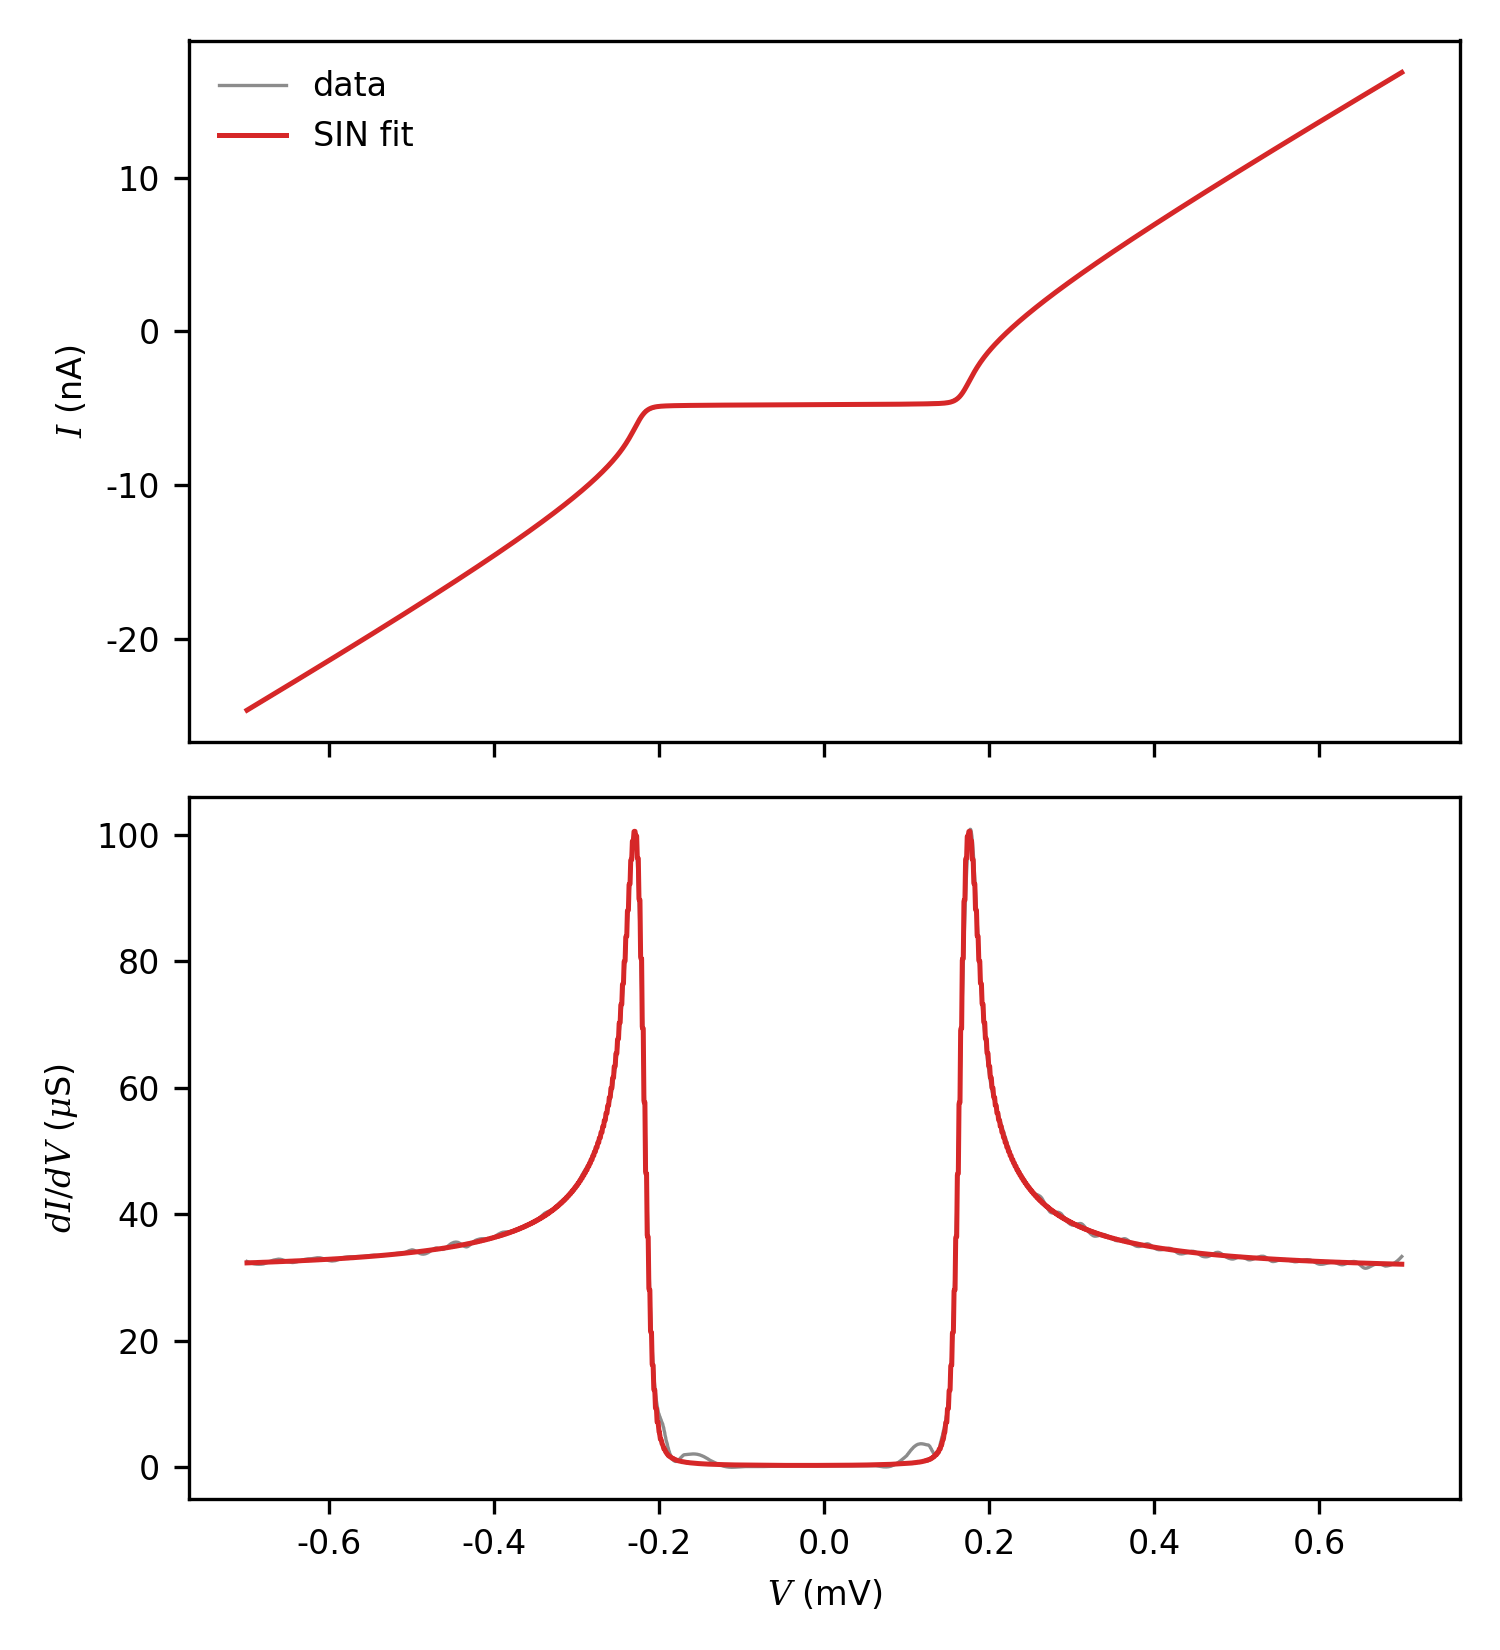

Reproduce this figure in Python.
# init
import sys
from pathlib import Path

import matplotlib.pyplot as plt
import numpy as np
import superconductivity.api as sc
from nptdms import TdmsFile
from scipy.ndimage import gaussian_filter1d
from scipy.optimize import least_squares
from scipy.signal import savgol_filter
from superconductivity.models.bcs.backend import E0_meV
from superconductivity.models.bcs.backend.np import convolution_np
from superconductivity.utilities.functions.upsampling import upsample

# get data single-iv tb
file = "/Users/oliver/Documents/measurement data/SSET/22 02b Scheer2/36_9 - unbroken/SCGateMap.tdms"
key = "2022-02-17 20:45:50 G3.60mV"
nu_sample_Hz, amp, rref = 5000.0, (2000.0, 500.0), 102000.0
dt_sample_s = 0.00019999999999999998
nu_downsample_Hz = 43.0
dt_downsample_s = 1 / nu_downsample_Hz

sweep = (25_000, 75_000)

Vbias0_mV = np.linspace(-0.7, 0.7, 3501)

with TdmsFile.open(file) as f:
    sample_V = f[key]["Sample"].as_dataframe()
    reference_V = f[key]["Reference"].as_dataframe()
    sample_V = sample_V.values
    reference_V = reference_V.values

sample_V = sample_V[sweep[0] : sweep[1], 0]
reference_V = reference_V[sweep[0] : sweep[1], 0]
time_s = np.arange(len(sample_V)) * dt_sample_s

nu_time_s = np.arange(0, np.max(time_s), dt_downsample_s)
nu_sample_V = sc.bin_y_over_x(sample_V, time_s, nu_time_s)
nu_reference_V = sc.bin_y_over_x(reference_V, time_s, nu_time_s)

v_mV = nu_sample_V * 1e3 / amp[0]
i_nA = nu_reference_V * 1e9 / (amp[1] * rref)
valid = np.logical_and(np.isfinite(v_mV), np.isfinite(i_nA))
i_nA, v_mV = upsample(i_nA[valid]), upsample(v_mV[valid])
Iexp0_nA = sc.bin_y_over_x(i_nA, v_mV, Vbias0_mV)


# %% SIN model and fit
# Start with thermal and Dynes rounding only. Set this to True to test an
# additional Gaussian voltage-noise width; it is deliberately disabled in the
# default fit because T, gamma, and sigma_V are strongly correlated.
FIT_SIGMA_V = False


def simulate_sin_current_nA(
    V_mV: np.ndarray,
    G_T_uS: float = 61.7631,
    T_K: float = 0.0681028,
    Delta_meV: float = 0.196106,
    gamma_meV: float = 0.000861382,
    V0_uV: float = -4.55651,
    I0_nA: float = -0.216369,
    sigmaV_uV: float = 0.0,
) -> np.ndarray:
    """Simulate a Dynes-broadened SIN tunnel-junction current.

    Parameters
    ----------
    V_mV:
        Junction voltage in millivolts. The grid must be increasing.
    G_T_uS:
        Normal-state tunnel conductance in microsiemens.
    T_K:
        Common electron temperature of the normal and superconducting leads.
    Delta_meV:
        Zero-temperature superconducting gap in millielectronvolts.
    gamma_meV:
        Dynes broadening in millielectronvolts.
    V0_uV, I0_nA:
        Voltage and current offsets in microvolts and nanoamperes.
    sigmaV_uV:
        Optional RMS Gaussian voltage noise in microvolts.

    Returns
    -------
    numpy.ndarray
        SIN current in nanoamperes.
    """
    voltage_mV = np.asarray(V_mV, dtype=np.float64)
    if voltage_mV.ndim != 1 or np.any(np.diff(voltage_mV) <= 0.0):
        raise ValueError("V_mV must be a strictly increasing 1D array.")

    effective_voltage_mV = voltage_mV - V0_uV * 1e-3
    current_per_conductance_mV = convolution_np(
        effective_voltage_mV,
        E0_meV,
        T1_K=T_K,
        T2_K=T_K,
        Delta1_meV=0.0,
        Delta2_meV=Delta_meV,
        gamma1_meV=0.0,
        gamma2_meV=gamma_meV,
    )
    current_nA = G_T_uS * current_per_conductance_mV

    if sigmaV_uV > 0.0:
        voltage_step_uV = 1e3 * float(np.median(np.diff(voltage_mV)))
        current_nA = gaussian_filter1d(
            current_nA,
            sigma=sigmaV_uV / voltage_step_uV,
            mode="nearest",
        )
    return np.asarray(current_nA + I0_nA, dtype=np.float64)


def _sin_fit_model(parameters: np.ndarray, voltage_mV: np.ndarray) -> np.ndarray:
    """Evaluate the SIN model with log coordinates for positive parameters."""
    log_G, log_T, Delta_meV, log_gamma, V0_uV, I0_nA = parameters[:6]
    sigmaV_uV = float(np.exp(parameters[6])) if FIT_SIGMA_V else 0.0
    return simulate_sin_current_nA(
        voltage_mV,
        G_T_uS=np.exp(log_G),
        T_K=np.exp(log_T),
        Delta_meV=Delta_meV,
        gamma_meV=np.exp(log_gamma),
        V0_uV=V0_uV,
        I0_nA=I0_nA,
        sigmaV_uV=sigmaV_uV,
    )


fit_mask = np.isfinite(Vbias0_mV) & np.isfinite(Iexp0_nA) & (np.abs(Vbias0_mV) <= 0.65)
Vfit_mV = Vbias0_mV[fit_mask]
Ifit_nA = Iexp0_nA[fit_mask]

# A uniform subsample is sufficient for the smooth nonlinear optimization;
# the reported RMSE and plotted model use every measured point.
fit_stride = 4
Vopt_mV = Vfit_mV[::fit_stride]
Iopt_nA = Ifit_nA[::fit_stride]

initial = np.array(
    [
        np.log(60.0),
        np.log(0.10),
        0.18,
        np.log(0.002),
        0.0,
        0.0,
    ]
)
lower = np.array(
    [
        np.log(1.0),
        np.log(0.010),
        0.10,
        np.log(1e-5),
        -30.0,
        -5.0,
    ]
)
upper = np.array(
    [
        np.log(200.0),
        np.log(1.0),
        0.30,
        np.log(0.05),
        30.0,
        5.0,
    ]
)
if FIT_SIGMA_V:
    initial = np.append(initial, np.log(2.0))
    lower = np.append(lower, np.log(0.05))
    upper = np.append(upper, np.log(50.0))

fit_result = least_squares(
    lambda parameters: _sin_fit_model(parameters, Vopt_mV) - Iopt_nA,
    initial,
    bounds=(lower, upper),
    loss="soft_l1",
    f_scale=0.05,
    x_scale="jac",
    max_nfev=500,
)

G_T_uS = float(np.exp(fit_result.x[0]))
T_K = float(np.exp(fit_result.x[1]))
Delta_meV = float(fit_result.x[2])
gamma_meV = float(np.exp(fit_result.x[3]))
V0_uV = float(fit_result.x[4])
I0_nA = float(fit_result.x[5])
sigmaV_uV = float(np.exp(fit_result.x[6])) if FIT_SIGMA_V else 0.0
Imodel_nA = _sin_fit_model(fit_result.x, Vfit_mV)
fit_rmse_nA = float(np.sqrt(np.mean((Imodel_nA - Ifit_nA) ** 2)))

degrees_of_freedom = max(1, fit_result.fun.size - fit_result.x.size)
residual_variance_nA2 = float(fit_result.fun @ fit_result.fun) / degrees_of_freedom
covariance = residual_variance_nA2 * np.linalg.pinv(fit_result.jac.T @ fit_result.jac)
parameter_std = np.sqrt(np.maximum(np.diag(covariance), 0.0))

G_T_std_uS = G_T_uS * parameter_std[0]
T_std_K = T_K * parameter_std[1]
Delta_std_meV = parameter_std[2]
gamma_std_meV = gamma_meV * parameter_std[3]
V0_std_uV = parameter_std[4]
I0_std_nA = parameter_std[5]
G_T_G0 = G_T_uS / sc.G0_muS
G_T_G0_std = G_T_std_uS / sc.G0_muS
R_T_kOhm = 1e3 / G_T_uS
R_T_std_kOhm = R_T_kOhm * G_T_std_uS / G_T_uS

print(
    "SIN fit (approximate 1-sigma statistical uncertainties):\n"
    f"G_T_uS     = {G_T_uS:.6g} +/- {G_T_std_uS:.2g}\n"
    f"G_T_G0     = {G_T_G0:.6g} +/- {G_T_G0_std:.2g}\n"
    f"R_T_kOhm   = {R_T_kOhm:.6g} +/- {R_T_std_kOhm:.2g}\n"
    f"T_mK       = {1e3 * T_K:.6g} +/- {1e3 * T_std_K:.2g}\n"
    f"Delta_ueV  = {1e3 * Delta_meV:.6g} +/- {1e3 * Delta_std_meV:.2g}\n"
    f"gamma_ueV  = {1e3 * gamma_meV:.6g} +/- {1e3 * gamma_std_meV:.2g}\n"
    f"sigmaV_uV  = {sigmaV_uV:.6g}"
    + (f" +/- {sigmaV_uV * parameter_std[6]:.2g}\n" if FIT_SIGMA_V else " (fixed)\n")
    + f"V0_uV      = {V0_uV:.6g} +/- {V0_std_uV:.2g}\n"
    f"I0_nA      = {I0_nA:.6g} +/- {I0_std_nA:.2g}\n"
    f"RMSE_nA    = {fit_rmse_nA:.6g}"
)

voltage_step_mV = float(np.median(np.diff(Vfit_mV)))
dIdV_exp_uS = savgol_filter(
    Ifit_nA,
    window_length=101,
    polyorder=3,
    deriv=1,
    delta=voltage_step_mV,
)
dIdV_model_uS = np.gradient(Imodel_nA, Vfit_mV)

fig, axes = plt.subplots(2, 1, figsize=(5.0, 5.5), sharex=True)
axes[0].plot(Vfit_mV, Ifit_nA, color="0.55", lw=0.8, label="data")
axes[0].plot(Vfit_mV, Imodel_nA, color="C3", lw=1.2, label="SIN fit")
axes[0].set_ylabel(r"$I$ (nA)")
axes[0].legend(frameon=False)
axes[1].plot(Vfit_mV, dIdV_exp_uS, color="0.55", lw=0.8)
axes[1].plot(Vfit_mV, dIdV_model_uS, color="C3", lw=1.2)
axes[1].set(xlabel=r"$V$ (mV)", ylabel=r"$dI/dV$ ($\mu$S)")
fig.tight_layout()
fit_figure_path = Path(__file__).with_name("fit_sin.png")
fig.savefig(fit_figure_path, dpi=300)
plt.show()
